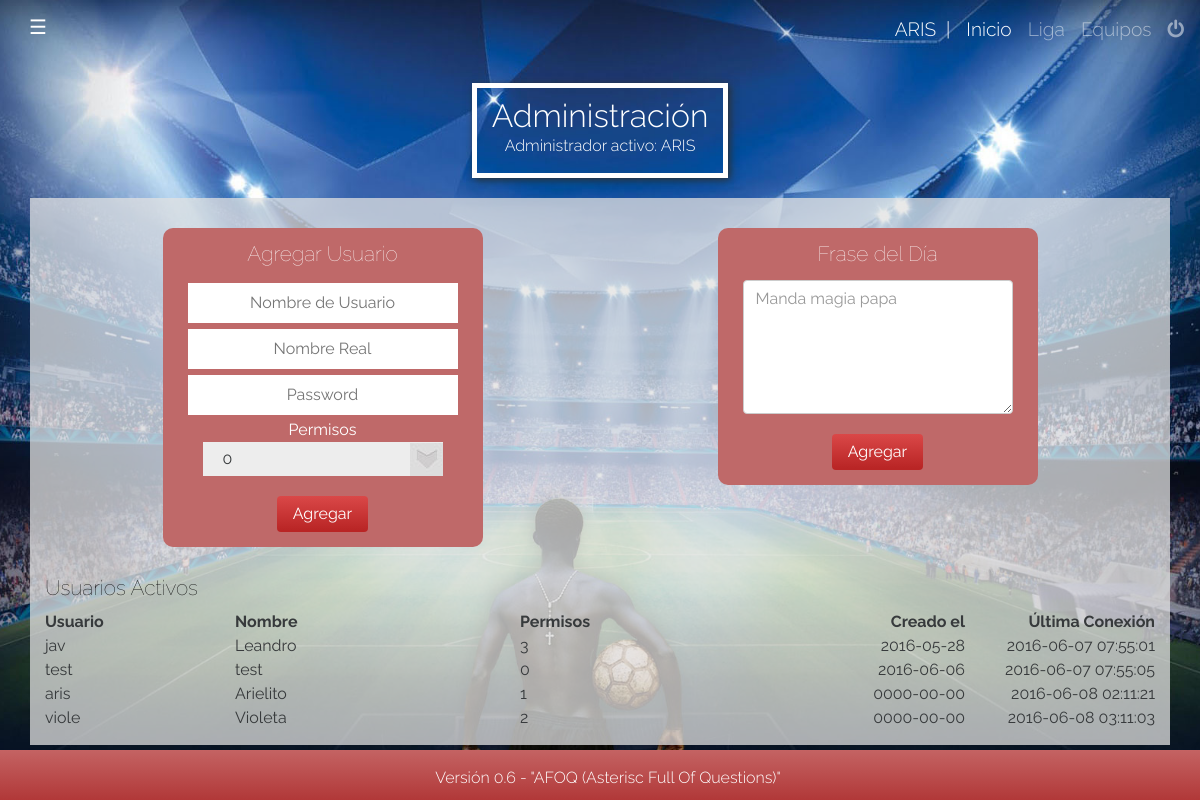
/files/modules/web/adminPanel.php (signed in), run on the app's committed database.
### tables this page shows
CREATE TABLE IF NOT EXISTS `user` (
`user_id` int(11) NOT NULL,
  `user` varchar(255) NOT NULL,
  `password` varchar(255) NOT NULL,
  `name` varchar(255) NOT NULL,
  `status` varchar(11) NOT NULL,
  `last_login` timestamp NOT NULL DEFAULT CURRENT_TIMESTAMP ON UPDATE CURRENT_TIMESTAMP,
  `creation_date` date NOT NULL
);

### files/modules/web/conection.php (called while the page is built, shortened)
<?php
function fetchAssoc($Query)
{
  $host     = '127.0.0.1';
  $user     = 'root';
  $password = 'root';
  $database = 'lamantapp';
  $mysqli          = mysqli_connect($host, $user, $password, $database);
  $result          = mysqli_query($mysqli , $Query);
  while($Data[]    = mysqli_fetch_assoc($result)){}
  array_pop($Data);
  return $Data;
}
?>

### files/modules/web/adminPanel.php (the view, shortened to what this page needs)
<?php
  include('conection.php');
  ?>
<!DOCTYPE html>
<html lang="es">
<head>
  <?php include('../../../files/includes/inc.web.head.php'); ?>
</head>
  <body class="ligaMain">
    <?php include('../../../files/includes/inc.web.nav.php'); ?>
    <div class="mainWrapper">
      <div class="container flexAllCenter">
        <div class="title">
          <h1>Administraci&oacute;n</h1>
          <p>Administrador activo: <?php echo strtoupper($_SESSION['user']); ?></p>
        </div>
      </div>
      <div class="container transContainer">
        <div class="teamList col-md-6">
          <div class="container teamsForm">
            <form id="TeamsForm" action="adminPanel.php" method="post">
              <h4>Agregar Usuario</h4>
              <div class="row col-md-12 addUsers">
                <input required name="user" placeholder="Nombre de Usuario"/><br>
                <input required name="name" placeholder="Nombre Real"/><br>
                <input required name="password" placeholder="Password"/><br>
                <span>Permisos</span>
                <div class="styled-select">
                  <select name="status">
                    <option value="0">0</option>
                  </select>
                </div>
              </div>
              <button type="submit" name="insert" value="insert data" class="btn btn-info addTeamBtn">Agregar</button>
            </form>
          </div>
        </div>
        <div class="container col-md-6 teamList">
          <div class="container teamsForm">
            <form id="TeamsForm" action="adminPanel.php" method="post">
              <h4>Frase del Día</h4>
              <div class="row col-md-12 addUsers">
                <textarea class="form-control" rows="5" id="comment" name="frase" value="frase" placeholder="Manda magia papa"></textarea>
                </div>
                <button type="submit" name="insert" value="insert data" class="btn btn-info addTeamBtn"> Agregar</button>
              </div>
          </div>
        </div>
        <div class="container transContainer">
          <div class="teamList">
            <h4>Usuarios Activos</h4>
            <div class="row">
              <div class="col-md-2 txL"><b>Usuario</b></div>
              <div class="col-md-3 txL"><b>Nombre</b></div>
              <div class="col-md-2 txL"><b>Permisos</b></div>
              <div class="col-md-3 txR"><b>Creado el</b></div>
              <div class="col-md-2 txR"><b>&Uacute;ltima Conexi&oacute;n</b></div>
            </div>
            <?php
              $Users = fetchAssoc("SELECT * FROM user");
              foreach($Users as $DBUser){
            ?>
            <div class="row">
              <div class="col-md-2 txL"><?php echo $DBUser['user']; ?></div>
              <div class="col-md-3 txL"><?php echo $DBUser['name']; ?></div>
              <div class="col-md-2 txL"><?php echo $DBUser['status']; ?></div>
              <div class="col-md-3 txR"><?php echo $DBUser['creation_date']; ?></div>
              <div class="col-md-2 txR"><?php echo $DBUser['last_login']; ?></div>
            </div>
            <?php
              }
            ?>
          </div>
        </div>
    <?php include('../../includes/inc.web.footer.php'); ?>
    </div>
  </body>
</html>

### skin/css/main.css (style rules this page uses)
html { font-size: 100%; }
body { font-size: 14px; font-family: "Raleway", sans-serif; font-size: 1rem; }
h1 { font-size: 24px; font-size: 2.4rem; }
h1, h2, h3, h4, h5, h6 { margin: 0; font-family: "Raleway", sans-serif; margin-bottom: 10px; color: #000; }
h1 { font-size: 2rem; font-weight: 300; }
h4 { font-size: 1.3rem; font-weight: 100; }
p { font-family: "Raleway", sans-serif; font-size: 1rem; font-weight: 300; color: #000; }
.txR { text-align: right; }
.txL { text-align: left; }
html { height: 100%; position: relative; }
body { padding: 0; margin: 0; height: 100%; background-color: #rgb 198, 115, 115; background: url(../images/body/backgrounds/ligaBack.jpg) no-repeat center center fixed; -webkit-background-size: cover; -moz-background-size: cover; -o-background-size: cover; background-size: cover; position: relative; }
.flexAllCenter { display: -ms-flexbox; display: -webkit-flex; display: flex; -webkit-box-align: center; -ms-flex-align: center; -ms-grid-row-align: center; align-items: center; -webkit-box-pack: center; -ms-flex-pack: center; justify-content: center; }
.mainWrapper { position: relative; padding-bottom: 50px; }
.transContainer { background-color: rgba(226, 226, 226, 0.75); padding: 15px; }
.title { max-width: 350px; padding: 10px 15px; -webkit-box-shadow: 2px 2px 8px 0px #2e2e2e; -moz-box-shadow: 2px 2px 8px 0px #2e2e2e; box-shadow: 2px 2px 8px 0px #2e2e2e; border: 5px solid white; text-align: center; margin: 25px 0 20px; }
.title h1 { color: #fff; margin-bottom: 0; }
.title p { color: #fff; margin-bottom: 5px; }
.addTeamBtn, .mainBtn { margin-top: 15px; background: linear-gradient(to bottom, #da4848 0, #b92525 95%); border: 0; transition: all 0.3s ease 0s; color: #fff; }
.styled-select { width: 240px; height: 34px; overflow: hidden; background: url(../images/body/icons/ddselectarrow.jpg) no-repeat right #ddd; border: 0; background-color: #ededed; margin: 0 auto; }
.styled-select select { background: transparent; width: 268px; padding: 5px; padding-left: 20px; font-size: 16px; line-height: 1; border: 0; border-radius: 0; height: 34px; -webkit-appearance: none; }
.teamsForm { text-align: center; max-width: 350px; display: -ms-flexbox; display: -webkit-flex; display: flex; -webkit-box-align: center; -ms-flex-align: center; -ms-grid-row-align: center; align-items: center; -webkit-box-pack: center; -ms-flex-pack: center; justify-content: center; }
.teamsForm form { border-radius: 10px; background-color: #bf6969; margin-top: 15px; padding: 15px 10px; }
.teamsForm form h4 { color: #fff; }
.addTeams, .addUsers { border: 0; margin: 5px 0; }
.addTeams input, .addUsers input { padding: 8px 10px; margin: 3px 0; border: 0; text-align: center; width: 100%; }
.addUsers span { color: #fff; }

### data on the page
user: user "jav", name "Leandro", status "3", creation_date "2016-05-28", last_login "2016-06-07 07:55:01"
user: user "test", name "test", status "0", creation_date "2016-06-06", last_login "2016-06-07 07:55:05"
user: user "aris", name "Arielito", status "1", creation_date "0000-00-00", last_login "2016-06-08 02:11:21"
user: user "viole", name "Violeta", status "2", creation_date "0000-00-00", last_login "2016-06-08 03:11:03"

### other printed values
$_SESSION['user'] "ARIS"
APP_VERSION "Versión 0.6 - \"AFOQ (Asterisc Full Of Questions)\""
